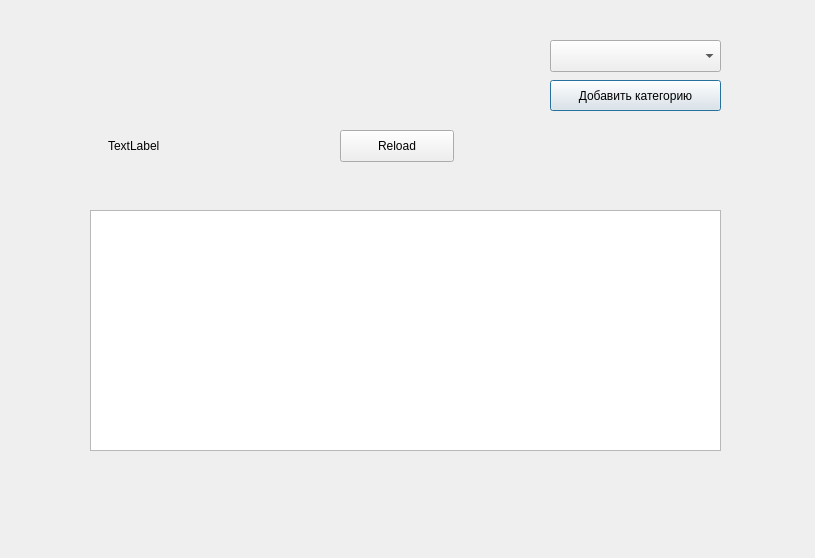
<?xml version="1.0" encoding="UTF-8"?>
<ui version="4.0">
 <class>cookbook</class>
 <widget class="QDialog" name="cookbook">
  <property name="geometry">
   <rect>
    <x>0</x>
    <y>0</y>
    <width>815</width>
    <height>558</height>
   </rect>
  </property>
  <property name="windowTitle">
   <string>Dialog</string>
  </property>
  <widget class="QPushButton" name="pushButton">
   <property name="geometry">
    <rect>
     <x>550</x>
     <y>80</y>
     <width>171</width>
     <height>31</height>
    </rect>
   </property>
   <property name="text">
    <string>Добавить категорию</string>
   </property>
  </widget>
  <widget class="QTableView" name="tableView">
   <property name="geometry">
    <rect>
     <x>90</x>
     <y>210</y>
     <width>631</width>
     <height>241</height>
    </rect>
   </property>
  </widget>
  <widget class="QComboBox" name="comboBox">
   <property name="geometry">
    <rect>
     <x>550</x>
     <y>40</y>
     <width>171</width>
     <height>32</height>
    </rect>
   </property>
  </widget>
  <widget class="QLabel" name="label">
   <property name="geometry">
    <rect>
     <x>108</x>
     <y>120</y>
     <width>161</width>
     <height>51</height>
    </rect>
   </property>
   <property name="text">
    <string>TextLabel</string>
   </property>
  </widget>
  <widget class="QPushButton" name="pushButton_2">
   <property name="geometry">
    <rect>
     <x>340</x>
     <y>130</y>
     <width>114</width>
     <height>32</height>
    </rect>
   </property>
   <property name="text">
    <string>Reload</string>
   </property>
  </widget>
 </widget>
 <resources/>
 <connections/>
</ui>
